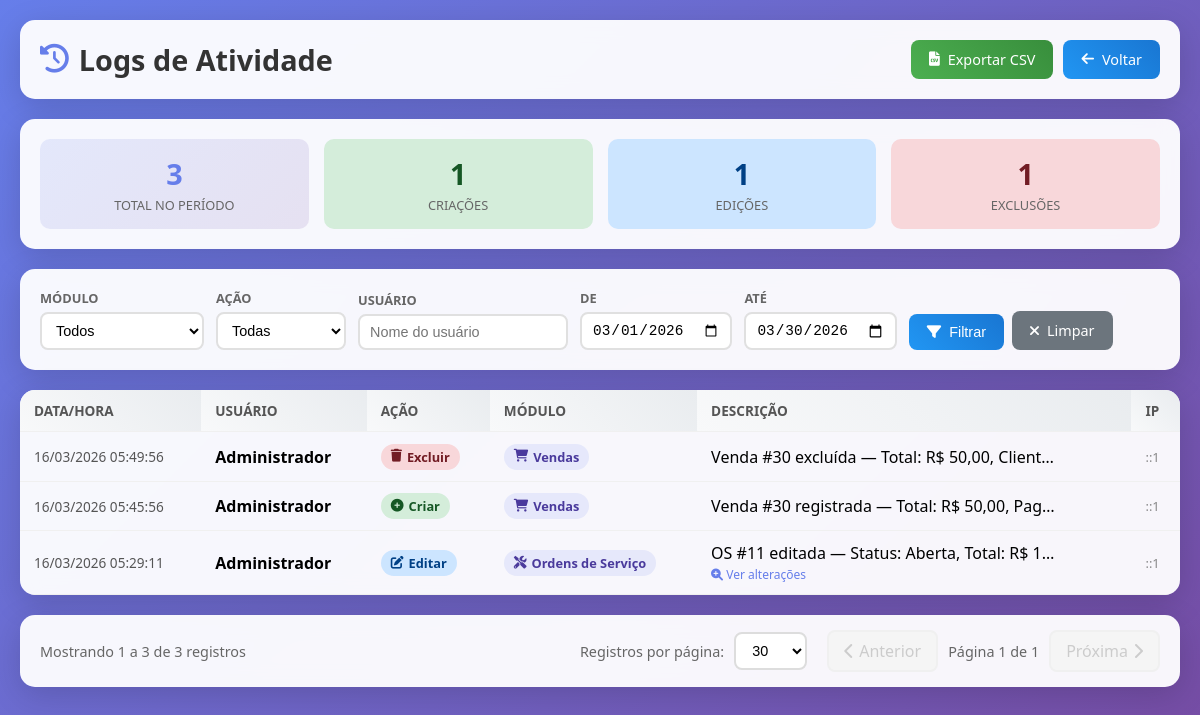
Screenshot of /modules/logs/index.php (signed in) with the database file from the repository.
### tables this page shows
CREATE TABLE `activity_logs` (
  `id` int(11) NOT NULL AUTO_INCREMENT,
  `user_id` int(11) NOT NULL,
  `user_name` varchar(100) NOT NULL,
  `action` enum('create','update','delete') NOT NULL,
  `module` varchar(50) NOT NULL,
  `record_id` int(11) DEFAULT NULL,
  `description` text NOT NULL,
  `old_values` longtext DEFAULT NULL CHECK (json_valid(`old_values`)),
  `new_values` longtext DEFAULT NULL CHECK (json_valid(`new_values`)),
  `ip_address` varchar(45) DEFAULT NULL,
  `created_at` timestamp NOT NULL DEFAULT current_timestamp(),
  PRIMARY KEY (`id`),
  KEY `idx_module` (`module`),
  KEY `idx_user` (`user_id`),
  KEY `idx_created` (`created_at`)
);

### modules/logs/index.php (the view, shortened to what this page needs)
<?php
require_once('../../config/database.php');
$conn = $database->getConnection();
function buildWhere() {
    global $module_filter, $action_filter, $user_filter, $date_from, $date_to;
    $clauses = ['1=1'];
    $params = [];
    if ($date_from)     { $clauses[] = 'DATE(l.created_at) >= ?'; $params[] = $date_from; }
    if ($date_to)       { $clauses[] = 'DATE(l.created_at) <= ?'; $params[] = $date_to; }
    return ['clause' => implode(' AND ', $clauses), 'params' => $params];
}
$module_filter = $_GET['module'] ?? '';
$action_filter = $_GET['action'] ?? '';
$user_filter   = $_GET['user'] ?? '';
$date_from     = $_GET['date_from'] ?? date('Y-m-01');
$date_to       = $_GET['date_to'] ?? date('Y-m-d');
$page = max(1, (int)($_GET['page'] ?? 1));
$allowedPerPage = [15, 30, 50, 100];
$perPage = in_array((int)($_GET['per_page'] ?? 30), $allowedPerPage) ? (int)($_GET['per_page'] ?? 30) : 30;
$offset = ($page - 1) * $perPage;
$where = buildWhere();
$stmtCount = $conn->prepare("SELECT COUNT(*) FROM activity_logs l WHERE " . $where['clause']);
$stmtCount->execute($where['params']);
$total = $stmtCount->fetchColumn();
$totalPages = ceil($total / $perPage);
$paramsPage = array_merge($where['params'], [$perPage, $offset]);
$stmt = $conn->prepare(
    "SELECT l.*, DATE_FORMAT(l.created_at, '%d/%m/%Y %H:%i:%s') as created_fmt
     FROM activity_logs l
     WHERE " . $where['clause'] . "
     ORDER BY l.created_at DESC
     LIMIT ? OFFSET ?"
);
$stmt->execute($paramsPage);
$logs = $stmt->fetchAll(PDO::FETCH_ASSOC);
$actionLabels = ['create' => 'Criar', 'update' => 'Editar', 'delete' => 'Excluir'];
$actionIcons  = ['create' => 'fa-plus-circle', 'update' => 'fa-edit', 'delete' => 'fa-trash'];
$moduleLabels = ['products' => 'Produtos', 'customers' => 'Clientes', 'service_orders' => 'Ordens de Serviço', 'sales' => 'Vendas', 'users' => 'Usuários'];
$moduleIcons  = ['products' => 'fa-box', 'customers' => 'fa-user', 'service_orders' => 'fa-tools', 'sales' => 'fa-shopping-cart', 'users' => 'fa-users-cog'];
function buildUrl($extra = []) {
    $params = array_merge([
        'module'    => $_GET['module'] ?? '',
        'action'    => $_GET['action'] ?? '',
        'user'      => $_GET['user'] ?? '',
        'date_from' => $_GET['date_from'] ?? '',
        'date_to'   => $_GET['date_to'] ?? '',
        'per_page'  => $_GET['per_page'] ?? 30,
        'page'      => $_GET['page'] ?? 1,
    ], $extra);
    return '?' . http_build_query(array_filter($params, fn($v) => $v !== ''));
}
?>
<!DOCTYPE html>
<html lang="pt-BR">
<head>
    <link href="https://cdnjs.cloudflare.com/ajax/libs/font-awesome/6.0.0/css/all.min.css" rel="stylesheet">
</head>
<body>
<div class="container">
    <div class="card header">
        <h1><i class="fas fa-history" style="color:#667eea;"></i> Logs de Atividade</h1>
        <div style="display:flex;gap:10px;flex-wrap:wrap;">
            <a href="<?= buildUrl(['export' => 'csv', 'page' => '']) ?>" class="btn btn-success">
                <i class="fas fa-file-csv"></i> Exportar CSV
            </a>
            <a href="../../index.php" class="btn btn-secondary"><i class="fas fa-arrow-left"></i> Voltar</a>
        </div>
    </div>
    <?php
    $stmtStats = $conn->prepare("SELECT
        COUNT(*) as total,
        SUM(action='create') as creates,
        SUM(action='update') as updates,
        SUM(action='delete') as deletes
        FROM activity_logs l WHERE " . $where['clause']);
    $stmtStats->execute($where['params']);
    $stats = $stmtStats->fetch(PDO::FETCH_ASSOC);
    ?>
    <div class="card">
        <div class="stats">
            <div class="stat stat-total">
                <div class="num" style="color:#667eea;"><?= $stats['total'] ?></div>
                <div class="lbl">Total no período</div>
            </div>
            <div class="stat stat-create">
                <div class="num" style="color:#155724;"><?= $stats['creates'] ?></div>
                <div class="lbl">Criações</div>
            </div>
            <div class="stat stat-update">
                <div class="num" style="color:#004085;"><?= $stats['updates'] ?></div>
                <div class="lbl">Edições</div>
            </div>
            <div class="stat stat-delete">
                <div class="num" style="color:#721c24;"><?= $stats['deletes'] ?></div>
                <div class="lbl">Exclusões</div>
            </div>
        </div>
    </div>
    <div class="card">
        <form method="GET" class="filters">
            <div class="filter-group">
                <label>Módulo</label>
                <select name="module">
                    <option value="">Todos</option>
                </select>
            </div>
            <div class="filter-group">
                <label>Ação</label>
                <select name="action">
                    <option value="">Todas</option>
                </select>
            </div>
            <div class="filter-group">
                <label>Usuário</label>
                <input type="text" name="user" value="<?= htmlspecialchars($user_filter) ?>" placeholder="Nome do usuário" list="users-list">
            </div>
            <div class="filter-group">
                <label>De</label>
                <input type="date" name="date_from" value="<?= $date_from ?>">
            </div>
            <div class="filter-group">
                <label>Até</label>
                <input type="date" name="date_to" value="<?= $date_to ?>">
            </div>
            <div class="filter-actions">
                <button type="submit" class="btn btn-secondary"><i class="fas fa-filter"></i> Filtrar</button>
                <a href="?" class="btn" style="background:#6c757d;"><i class="fas fa-times"></i> Limpar</a>
            </div>
        </form>
    </div>
    <div class="card" style="padding:0;overflow:hidden;">
        <?php if (empty($logs)): ?>
        <div class="empty">
            <i class="fas fa-history"></i>
            <p>Nenhum registro encontrado para os filtros selecionados.</p>
        </div>
        <?php else: ?>
        <table>
            <thead>
                <tr>
                    <th>Data/Hora</th>
                    <th>Usuário</th>
                    <th>Ação</th>
                    <th>Módulo</th>
                    <th>Descrição</th>
                    <th>IP</th>
                </tr>
            </thead>
            <tbody>
            <?php foreach ($logs as $log): ?>
            <?php
                $hasDiff = !empty($log['old_values']) || !empty($log['new_values']);
                $rowAttr = $hasDiff ? 'class="clickable-row" onclick="openDiff(' . $log['id'] . ')"' : '';
            ?>
            <tr <?= $rowAttr ?> title="<?= $hasDiff ? 'Clique para ver o que foi alterado' : '' ?>">
                <td style="white-space:nowrap;font-size:0.85rem;color:#555;"><?= $log['created_fmt'] ?></td>
                <td><strong><?= htmlspecialchars($log['user_name']) ?></strong></td>
                <td>
                    <span class="badge badge-<?= $log['action'] ?>">
                        <i class="fas <?= $actionIcons[$log['action']] ?? 'fa-circle' ?>"></i>
                        <?= $actionLabels[$log['action']] ?? $log['action'] ?>
                    </span>
                </td>
                <td>
                    <span class="badge badge-module">
                        <i class="fas <?= $moduleIcons[$log['module']] ?? 'fa-database' ?>"></i>
                        <?= $moduleLabels[$log['module']] ?? $log['module'] ?>
                    </span>
                </td>
                <td>
                    <div class="desc-cell"><?= htmlspecialchars($log['description']) ?></div>
                    <?php if ($hasDiff): ?>
                    <span class="has-diff"><i class="fas fa-search-plus"></i> Ver alterações</span>
                    <?php endif; ?>
                </td>
                <td style="font-size:0.8rem;color:#888;"><?= htmlspecialchars($log['ip_address'] ?? '') ?></td>
            </tr>
            <?php endforeach; ?>
            </tbody>
        </table>
        <?php endif; ?>
    </div>
    <?php if ($total > 0): ?>
    <div class="pagination-container">
        <div class="pagination-info">
            Mostrando <?= min($offset+1, $total) ?> a <?= min($offset+$perPage, $total) ?> de <?= $total ?> registros
        </div>
        <div class="pagination-controls">
            <div class="per-page-selector">
                <label>Registros por página:</label>
                <select onchange="changePerPage(this.value)">
                    <?php foreach ($allowedPerPage as $opt): ?>
                    <option value="<?= $opt ?>" <?= $perPage == $opt ? 'selected' : '' ?>><?= $opt ?></option>
                    <?php endforeach; ?>
                </select>
            </div>
            <div class="pagination-buttons">
                <?php if ($page > 1): ?>
                <a href="<?= buildUrl(['page' => $page-1]) ?>" class="pagination-btn"><i class="fas fa-chevron-left"></i> Anterior</a>
                <?php else: ?>
                <span class="pagination-btn disabled"><i class="fas fa-chevron-left"></i> Anterior</span>
                <?php endif; ?>
                <span class="page-info">Página <?= $page ?> de <?= max(1, $totalPages) ?></span>
                <?php if ($page < $totalPages): ?>
                <a href="<?= buildUrl(['page' => $page+1]) ?>" class="pagination-btn">Próxima <i class="fas fa-chevron-right"></i></a>
                <?php else: ?>
                <span class="pagination-btn disabled">Próxima <i class="fas fa-chevron-right"></i></span>
                <?php endif; ?>
            </div>
        </div>
    </div>
    <?php endif; ?>
</div>
</body>
</html>

### modules/logs/index.php (style rules this page uses)
* { box-sizing: border-box; margin: 0; padding: 0; }
body { font-family: 'Segoe UI', Tahoma, sans-serif; background: linear-gradient(135deg, #667eea, #764ba2); min-height: 100vh; padding: 20px; }
.container { max-width: 1400px; margin: auto; }
.card { background: rgba(255,255,255,0.95); backdrop-filter: blur(10px); border-radius: 15px; box-shadow: 0 8px 32px rgba(0,0,0,0.15); padding: 20px; margin-bottom: 20px; }
.header { display: flex; justify-content: space-between; align-items: center; flex-wrap: wrap; gap: 10px; }
.header h1 { font-size: 1.8rem; display: flex; align-items: center; gap: 10px; color: #333; }
.btn { border: none; border-radius: 8px; padding: 10px 18px; color: #fff; font-weight: 500; cursor: pointer; display: inline-flex; align-items: center; gap: 8px; text-decoration: none; transition: all .3s; font-size: 0.9rem; }
.btn-secondary { background: linear-gradient(45deg, #2196F3, #1976D2); }
.btn-success { background: linear-gradient(45deg, #4CAF50, #388E3C); }
.filters { display: flex; flex-wrap: wrap; gap: 12px; align-items: flex-end; }
.filter-group { display: flex; flex-direction: column; gap: 5px; min-width: 130px; }
.filter-group label { font-size: 0.8rem; font-weight: 600; color: #666; text-transform: uppercase; }
.filter-group select, .filter-group input { padding: 8px 10px; border: 2px solid #e0e0e0; border-radius: 8px; font-size: 0.9rem; background: white; transition: border-color .2s; }
.filter-actions { display: flex; gap: 8px; align-items: flex-end; }
table { width: 100%; border-collapse: collapse; }
th, td { padding: 11px 14px; text-align: left; border-bottom: 1px solid #f0f0f0; }
th { background: linear-gradient(45deg, #f8f9fa, #e9ecef); font-weight: 600; font-size: 0.85rem; color: #555; text-transform: uppercase; }
.badge { display: inline-flex; align-items: center; gap: 5px; padding: 4px 10px; border-radius: 20px; font-size: 0.8rem; font-weight: 600; }
.badge-create { background: #d4edda; color: #155724; }
.badge-update { background: #cce5ff; color: #004085; }
.badge-delete { background: #f8d7da; color: #721c24; }
.badge-module { background: rgba(102,126,234,0.12); color: #4a3a9c; }
.pagination-container { background:rgba(255,255,255,0.95); backdrop-filter:blur(10px); padding:15px 20px; border-radius:15px; box-shadow:0 8px 32px rgba(0,0,0,0.15); margin-bottom:20px; display:flex; justify-content:space-between; align-items:center; flex-wrap:wrap; gap:15px; }
.pagination-info { color:#666; font-size:0.9rem; font-weight:500; }
.pagination-controls { display:flex; gap:20px; align-items:center; flex-wrap:wrap; }
.per-page-selector { display:flex; gap:10px; align-items:center; }
.per-page-selector label { color:#666; font-size:0.9rem; font-weight:500; }
.per-page-selector select { padding:8px 12px; border:2px solid #ddd; border-radius:8px; background:white; font-size:0.9rem; cursor:pointer; transition:all 0.3s; }
.pagination-buttons { display:flex; gap:10px; align-items:center; }
.pagination-btn { padding:8px 15px; border:2px solid #ddd; border-radius:8px; background:white; color:#667eea; text-decoration:none; font-weight:500; transition:all 0.3s; display:inline-flex; align-items:center; gap:5px; cursor:pointer; }
.pagination-btn.disabled { background:#f5f5f5; color:#ccc; border-color:#f0f0f0; cursor:not-allowed; }
.page-info { color:#666; font-weight:500; font-size:0.9rem; }
.stats { display: grid; grid-template-columns: repeat(auto-fit, minmax(160px, 1fr)); gap: 15px; margin-bottom: 0; }
.stat { text-align: center; padding: 15px; border-radius: 10px; }
.stat .num { font-size: 1.8rem; font-weight: bold; }
.stat .lbl { font-size: 0.8rem; color: #666; text-transform: uppercase; margin-top: 3px; }
.stat-total { background: linear-gradient(135deg, #667eea22, #764ba222); }
.stat-create { background: #d4edda; }
.stat-update { background: #cce5ff; }
.stat-delete { background: #f8d7da; }
.clickable-row { cursor: pointer; }
.desc-cell { max-width: 350px; white-space: nowrap; overflow: hidden; text-overflow: ellipsis; }
.has-diff { color: #667eea; font-size: 0.75rem; display: block; margin-top: 2px; }

### rows the page displays
activity_logs: created_fmt "16/03/2026 05:49:56", user_name "Administrador", action "Excluir", module "Vendas", description "Venda #30 excluída — Total: R$ 50,00, Client…", ip_address "::1"
activity_logs: created_fmt "16/03/2026 05:45:56", user_name "Administrador", action "Criar", module "Vendas", description "Venda #30 registrada — Total: R$ 50,00, Pag…", ip_address "::1"
activity_logs: created_fmt "16/03/2026 05:29:11", user_name "Administrador", action "Editar", module "Ordens de Serviço", description "OS #11 editada — Status: Aberta, Total: R$ 1…", shows "Ver alterações", ip_address "::1"

### other values shown
$stats['total'] "3"
$stats['creates'] "1"
$stats['updates'] "1"
$stats['deletes'] "1"
min($offset+1, $total) "1"
min($offset+$perPage, $total) "3"
$total "3"
$page "1"
max(1, $totalPages) "1"
form field value "30"
